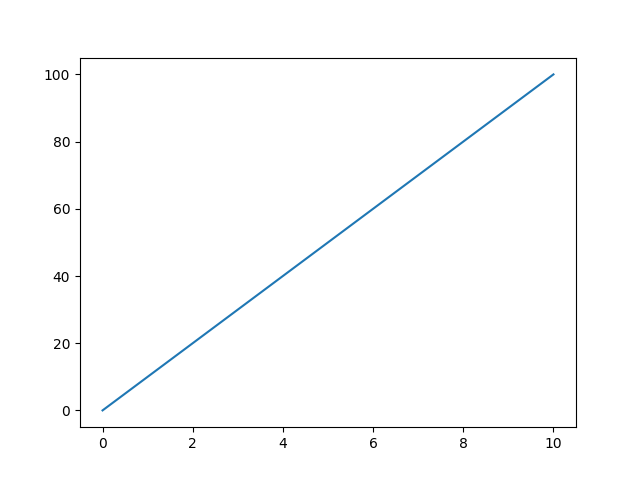

The Python source for this figure:
# Import necessary libraries
import matplotlib.pyplot as pl
import numpy as np

# Define points
xp = np.array([0,10])
yp = np.array([0,100])

# Plot the points
pl.plot(xp,yp)

# Save the plot to a file
pl.savefig('pyplot.png')

# Optionally display the plot
pl.show()
